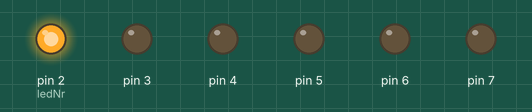
Simulated run of this sketch. Board: Arduino Uno, built with avr-gcc and run on an emulated ATmega328P. On the bench: output pins drawn as LEDs (lit = HIGH).

Above: at 0.1 s.
At 3.6 s:
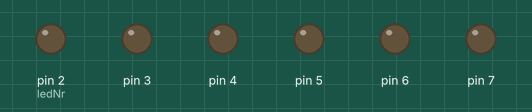
At 7.15 s:
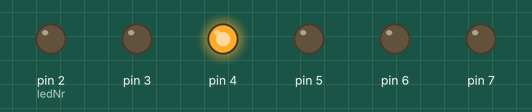
At 8.95 s:
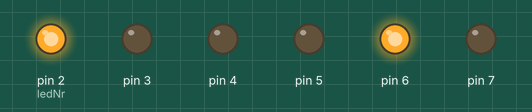
At 10.45 s:
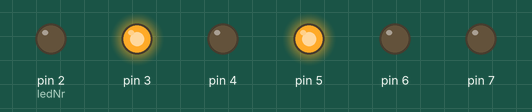
At 22.6 s:
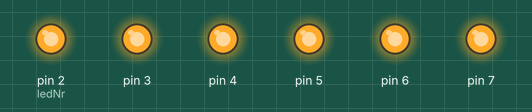
Timing chart, 0 to 23.1 s (numbered marks = the images above):
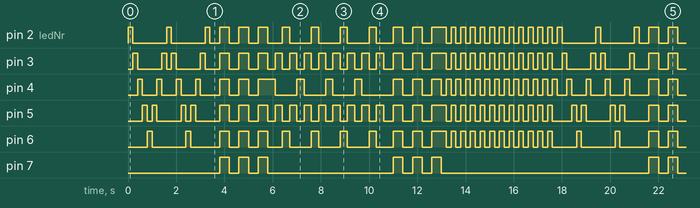

Measured:
- by itself, pin 2 (ledNr), pin 3–6: moves between LOW and HIGH, repeating every 17.8 s
- by itself, pin 7: repeats every 17.8 s: 2 × (LOW 0.40 s, HIGH 0.40 s), LOW 5.2 s, 2 × (HIGH 0.40 s, LOW 0.40 s), HIGH 0.40 s, LOW 8.6 s, HIGH 0.40 s
- by itself, everything shown: repeats every 17.8 s, in 69 steps

The sketch:

blinking_leds.ino
```cpp
int i = 200;

void setup() {
  pinMode(2, OUTPUT);
  pinMode(3, OUTPUT);
  pinMode(4, OUTPUT);
  pinMode(5, OUTPUT);
  pinMode(6, OUTPUT);
  pinMode(7, OUTPUT);
}


void loop() {

kitt();

alle_blinken();

for (int y=1; y<5; y++){anna();}

alle_blinken();

blinki();

}

void blinki() {
for (int z = 1; z < 13; z++){

  digitalWrite(2, LOW);
  digitalWrite(3, LOW);
  digitalWrite(4, LOW);
  digitalWrite(5, LOW);
  digitalWrite(6, LOW);

digitalWrite(2, HIGH); digitalWrite(3, HIGH); digitalWrite(5, HIGH); digitalWrite(6, HIGH);

delay(i);

digitalWrite(2, LOW); digitalWrite(3, LOW); digitalWrite(5, LOW); digitalWrite(6, LOW);
digitalWrite(4, HIGH);

delay(i);

}

}


void anna() {

for (int g = 1; g < 5; g++){

  digitalWrite(2, LOW);
  digitalWrite(3, LOW);
  digitalWrite(4, LOW);
  digitalWrite(5, LOW);
  digitalWrite(6, LOW);

if (g == 1){digitalWrite(4, HIGH);}
if (g == 2){digitalWrite(3, HIGH); digitalWrite(5, HIGH);}
if (g == 3){digitalWrite(2, HIGH); digitalWrite(6, HIGH);}
if (g == 4){digitalWrite(3, HIGH); digitalWrite(5, HIGH);}

delay(i*1.5);

}

}


void kitt() {

int ledNr = 2;

int durchgang = 1;

for(int c=1; c < 18; c++){

  digitalWrite(2, LOW);
  digitalWrite(3, LOW);
  digitalWrite(4, LOW);
  digitalWrite(5, LOW);
  digitalWrite(6, LOW);

  digitalWrite(ledNr, HIGH);

  delay(i);

  if (ledNr == 6) {durchgang = 2;}


  if (durchgang == 1) {
    if (ledNr < 6) {ledNr = ledNr + 1;}
  }

  if (durchgang == 2) {
    if (ledNr > 1) {ledNr = ledNr - 1;}
  }

  if (ledNr == 2) { durchgang = 1;}

}

}


void alle_blinken() {

for(int x=1; x<4; x++){

  digitalWrite(2, LOW);
  digitalWrite(3, LOW);
  digitalWrite(4, LOW);
  digitalWrite(5, LOW);
  digitalWrite(6, LOW);
  digitalWrite(7, LOW);

  delay(i*2);

  digitalWrite(2, HIGH);
  digitalWrite(3, HIGH);
  digitalWrite(4, HIGH);
  digitalWrite(5, HIGH);
  digitalWrite(6, HIGH);
  digitalWrite(7, HIGH);

  delay(i*2);

  digitalWrite(7, LOW);

}

}
```
